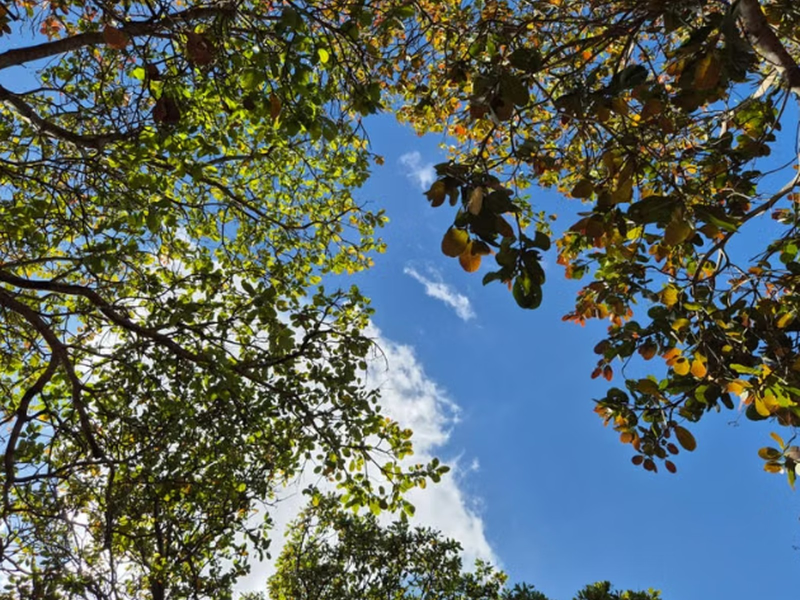
#> input picture prototype/test_images/test_1600x1200.jpg, 1600 x 1200 px (shown at 1/2 size)
$ python satellite.py
#> lines starting #> are read from the running program, lines starting #| are printed output that depends on the picture
from PIL import Image
import io
import hashlib
from pathlib import Path
from cryptography.hazmat.primitives import serialization
from cryptography.hazmat.primitives.asymmetric import ec
from cryptography.hazmat.primitives import hashes as crypto_hashes

HERE = Path(__file__).parent

WIDTH = 1600
HEIGHT = 1200
BLOCK = 100

def upload(path):
    image = Image.open(path)
#> image is the input picture: PIL image 1600x1200 RGB; mean R, G, B 89.3, 102.6, 99.6
    image.load()
    if image.size != (WIDTH, HEIGHT):
        raise ValueError(f"Image must be {WIDTH}x{HEIGHT} pixels")
    return image

def divide(image):
    if WIDTH % BLOCK != 0 or HEIGHT % BLOCK != 0:
        raise ValueError(f"Image dimensions must be divisible by {BLOCK}")
    blocks = []
    for j in range(0, HEIGHT, BLOCK):
        for i in range(0, WIDTH, BLOCK):
            block = image.crop((i, j, i+BLOCK, j+BLOCK))
            buffer = io.BytesIO()
            block.save(buffer, format='JPEG')
            blocks.append((buffer.getvalue(), j // BLOCK, i // BLOCK))
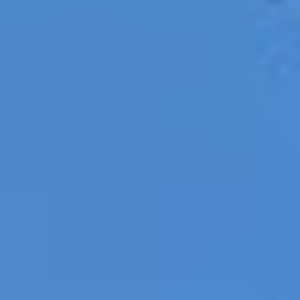
#> block: PIL image 100x100 RGB (shown 3 times larger); mean R, G, B 77.8, 135.3, 202.5
#> after the loop, blocks = 192 items
    return blocks

def hash_blocks(blocks):
    hashes = []
    for block, row, col in blocks:
        data = row.to_bytes(2, "big") + col.to_bytes(2, "big") + block
        block_hash = hashlib.sha256(data).digest()
        hashes.append(block_hash)
    return hashes

def merkle_tree(hashes):
    hs = list(hashes)
    N = len(hashes)
    while N>1:
        isOdd = False
        if N % 2 == 1:
            N-= 1
            isOdd = True
        for i in range(0, N, 2):
            hs[i//2] = hashlib.sha256(hs[i] + hs[i+1]).digest()
        if isOdd:
            hs[N // 2] = hs[N]
            N = N // 2 + 1
        else:
            N = N // 2
    return hs[0]


def sign(root, private_key_path):
    with open(private_key_path, "rb") as f:
        serialized_private = f.read()
    private_key = serialization.load_pem_private_key(serialized_private, password=None)
    signature = private_key.sign(root, ec.ECDSA(crypto_hashes.SHA256()))

    return signature


if __name__ == "__main__":
    path = HERE / "test_images" / f"test_{WIDTH}x{HEIGHT}.jpg"
    image = upload(path)
    blocks = divide(image)
#> blocks = 192 items
    hashes = hash_blocks(blocks)
#> the loop in hash_blocks, `for block, row, col in blocks:` made 192 passes
#> (row, col) on passes 1 to 3: (0, 0), (0, 1), (0, 2)
#> hashes = 192 items
    root = merkle_tree(hashes)
#> in merkle_tree, `N = len(hashes)`: N = 192
#> the loop in merkle_tree, `while N>1:` made 8 passes
#> (isOdd, N) on passes 1 to 8: (False, 96), (False, 48), (False, 24), (False, 12), (False, 6), (False, 3), (True, 2), (False, 1)
#> after the loop in merkle_tree, `while N>1:`: N = 1
#> (the run stopped early here; a loop or call above may not have finished)
